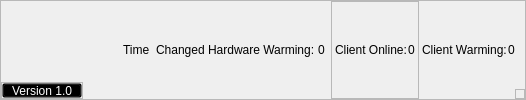
     <widget class="QFrame" name="Bottom">
      <property name="frameShape">
       <enum>QFrame::StyledPanel</enum>
      </property>
      <property name="frameShadow">
       <enum>QFrame::Raised</enum>
      </property>
      <layout class="QHBoxLayout" name="horizontalLayout_10">
       <property name="spacing">
        <number>0</number>
       </property>
       <property name="leftMargin">
        <number>0</number>
       </property>
       <property name="topMargin">
        <number>0</number>
       </property>
       <property name="rightMargin">
        <number>0</number>
       </property>
       <property name="bottomMargin">
        <number>0</number>
       </property>
       <item alignment="Qt::AlignLeft|Qt::AlignBottom">
        <widget class="QFrame" name="frame">
         <property name="maximumSize">
          <size>
           <width>16777215</width>
           <height>40</height>
          </size>
         </property>
         <property name="frameShape">
          <enum>QFrame::StyledPanel</enum>
         </property>
         <property name="frameShadow">
          <enum>QFrame::Raised</enum>
         </property>
         <layout class="QHBoxLayout" name="horizontalLayout_7">
          <property name="spacing">
           <number>0</number>
          </property>
          <property name="leftMargin">
           <number>0</number>
          </property>
          <property name="topMargin">
           <number>0</number>
          </property>
          <property name="rightMargin">
           <number>0</number>
          </property>
          <property name="bottomMargin">
           <number>0</number>
          </property>
          <item alignment="Qt::AlignLeft">
           <widget class="QPushButton" name="btnversion">
            <property name="minimumSize">
             <size>
              <width>50</width>
              <height>0</height>
             </size>
            </property>
            <property name="maximumSize">
             <size>
              <width>16777215</width>
              <height>15</height>
             </size>
            </property>
            <property name="styleSheet">
             <string notr="true">QPushButton
{
text-align: center;
color: rgb(255, 255, 255);
background:transparent;
}
QPushButton:hover
{
	background-color: rgba(0, 172, 252, 50);
}
QPushButton:pressed
{  
	background-color: rgba(0, 120, 252, 150);
    border-style: inset;
   

}
</string>
            </property>
            <property name="text">
             <string>Version 1.0</string>
            </property>
            <property name="iconSize">
             <size>
              <width>0</width>
              <height>0</height>
             </size>
            </property>
           </widget>
          </item>
         </layout>
        </widget>
       </item>
       <item>
        <layout class="QHBoxLayout" name="layoutdownload"/>
       </item>
       <item>
        <spacer name="horizontalSpacer_3">
         <property name="orientation">
          <enum>Qt::Horizontal</enum>
         </property>
         <property name="sizeHint" stdset="0">
          <size>
           <width>40</width>
           <height>20</height>
          </size>
         </property>
        </spacer>
       </item>
       <item alignment="Qt::AlignLeft">
        <widget class="QWidget" name="widget_15" native="true">
         <layout class="QHBoxLayout" name="horizontalLayout_17">
          <property name="spacing">
           <number>0</number>
          </property>
          <property name="leftMargin">
           <number>0</number>
          </property>
          <property name="topMargin">
           <number>0</number>
          </property>
          <property name="rightMargin">
           <number>6</number>
          </property>
          <property name="bottomMargin">
           <number>0</number>
          </property>
          <item>
           <widget class="QLabel" name="lbtime">
            <property name="text">
             <string>Time  </string>
            </property>
           </widget>
          </item>
          <item>
           <widget class="QLabel" name="lbhardware1">
            <property name="text">
             <string>Changed Hardware Warming: </string>
            </property>
           </widget>
          </item>
          <item alignment="Qt::AlignLeft">
           <widget class="QLabel" name="lbhardware">
            <property name="text">
             <string>0</string>
            </property>
           </widget>
          </item>
         </layout>
        </widget>
       </item>
       <item>
        <widget class="QFrame" name="frame_14">
         <property name="frameShape">
          <enum>QFrame::StyledPanel</enum>
         </property>
         <property name="frameShadow">
          <enum>QFrame::Raised</enum>
         </property>
         <layout class="QHBoxLayout" name="horizontalLayout_16">
          <property name="spacing">
           <number>1</number>
          </property>
          <property name="leftMargin">
           <number>3</number>
          </property>
          <property name="topMargin">
           <number>0</number>
          </property>
          <property name="rightMargin">
           <number>3</number>
          </property>
          <property name="bottomMargin">
           <number>0</number>
          </property>
          <item>
           <widget class="QLabel" name="label_20">
            <property name="text">
             <string>Client Online:</string>
            </property>
           </widget>
          </item>
          <item>
           <widget class="QLabel" name="lbtotalClient">
            <property name="text">
             <string>0</string>
            </property>
           </widget>
          </item>
         </layout>
        </widget>
       </item>
       <item>
        <widget class="QWidget" name="widget" native="true">
         <layout class="QHBoxLayout" name="horizontalLayout_5">
          <property name="spacing">
           <number>1</number>
          </property>
          <property name="leftMargin">
           <number>3</number>
          </property>
          <property name="topMargin">
           <number>0</number>
          </property>
          <property name="rightMargin">
           <number>0</number>
          </property>
          <property name="bottomMargin">
           <number>0</number>
          </property>
          <item>
           <widget class="QLabel" name="label_21">
            <property name="text">
             <string>Client Warming:</string>
            </property>
           </widget>
          </item>
          <item>
           <widget class="QLabel" name="lbwarming">
            <property name="text">
             <string>0</string>
            </property>
           </widget>
          </item>
         </layout>
        </widget>
       </item>
       <item alignment="Qt::AlignRight|Qt::AlignBottom">
        <widget class="QFrame" name="frame_resize">
         <property name="minimumSize">
          <size>
           <width>10</width>
           <height>10</height>
          </size>
         </property>
         <property name="frameShape">
          <enum>QFrame::StyledPanel</enum>
         </property>
         <property name="frameShadow">
          <enum>QFrame::Raised</enum>
         </property>
        </widget>
       </item>
      </layout>
     </widget>
